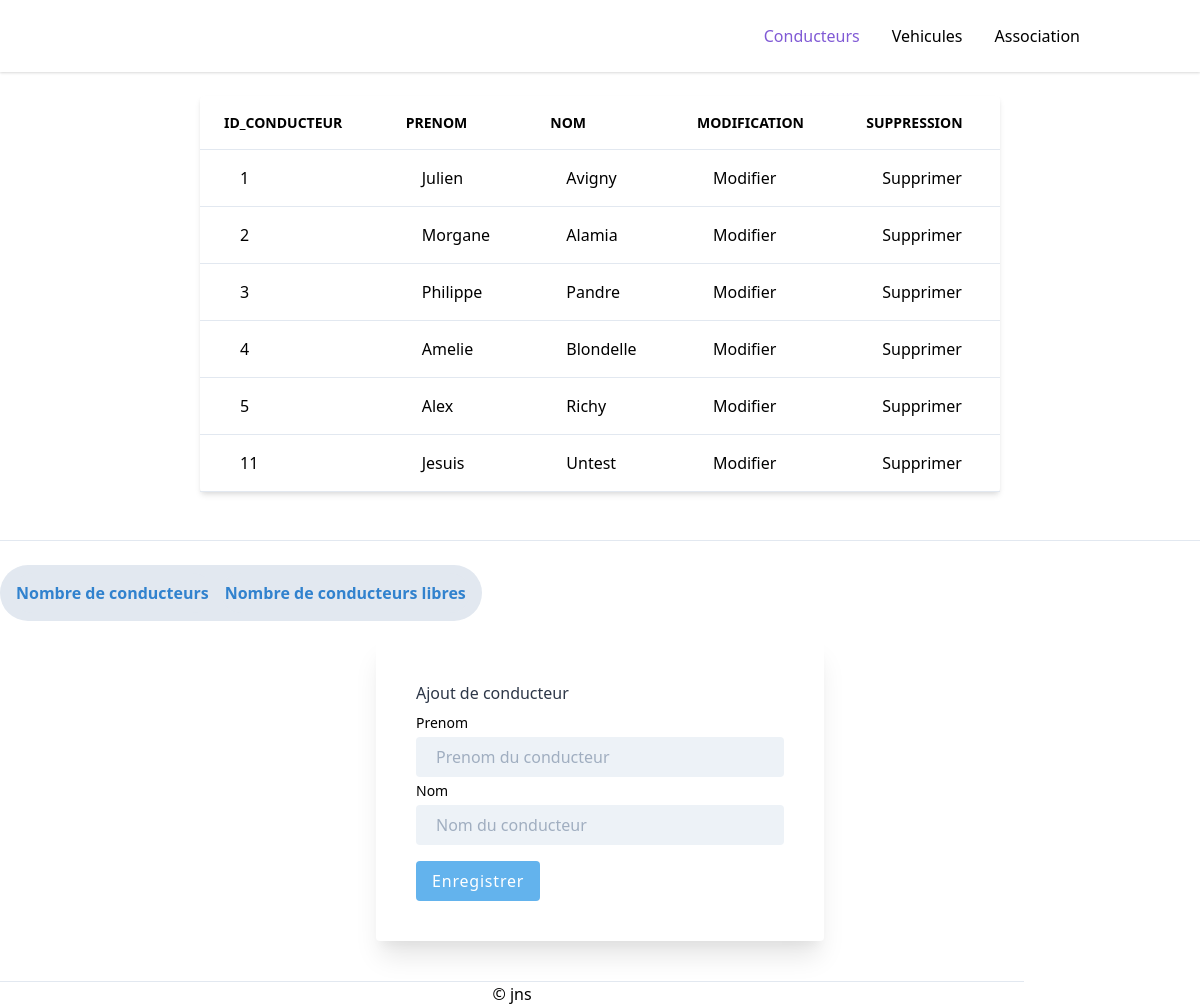
The page /eval_poo_php/conducteur.php on the database its author committed.
### tables this page shows
CREATE TABLE `conducteur` (
  `id_conducteur` int(11) NOT NULL,
  `prenom` varchar(30) NOT NULL,
  `nom` varchar(30) NOT NULL
);

### eval_poo_php/conducteur.php (the view, shortened to what this page needs)
<?php
require_once 'inc/init.php';
require_once 'inc/header.php';
?>
<ul class="flex flex-col mt-4 -mx-4 pt-4 border-t md:flex-row md:items-center md:mx-0 md:ml-auto md:mt-0 md:pt-0 md:border-0">
        <li>
          <a class="block px-4 py-1 md:p-2 lg:px-4 text-purple-600" href="conducteur.php" title="">Conducteurs</a>
        </li>
        <li>
          <a class="block px-4 py-1 md:p-2 lg:px-4" href="vehicule.php" title="">Vehicules</a>
        </li>
        <li>
          <a class="block px-4 py-1 md:p-2 lg:px-4" href="association.php" title="">Association</a>
        </li>
      </ul>
    </div>
  </div>
</nav>
<div class="w-2/3 mx-auto">
  <div class="bg-white shadow-md rounded my-6">
    <table class="text-left w-full border-collapse">
    <thead>
        <tr>
          <th class="py-4 px-6 bg-grey-lightest font-bold uppercase text-sm text-grey-dark border-b border-grey-light">id_conducteur</th>
          <th class="py-4 px-6 bg-grey-lightest font-bold uppercase text-sm text-grey-dark border-b border-grey-light">prenom</th>
          <th class="py-4 px-6 bg-grey-lightest font-bold uppercase text-sm text-grey-dark border-b border-grey-light">nom</th>
          <th class="py-4 px-6 bg-grey-lightest font-bold uppercase text-sm text-grey-dark border-b border-grey-light">modification</th>
          <th class="py-4 px-6 bg-grey-lightest font-bold uppercase text-sm text-grey-dark border-b border-grey-light">suppression</th>
        </tr>
    </thead>
    <tbody>
<?php
        $resultat = $pdo->query('SELECT * FROM conducteur');
        $donnees = $resultat->fetchAll(PDO::FETCH_ASSOC);
            foreach($donnees as $indice => $conducteur){
                echo '<tr class="hover:bg-grey-lighter">';
                  echo '<td class="py-4 px-6 border-b border-grey-light"><span class="ml-4 ">'.$conducteur['id_conducteur'].'</span></td>';
                  echo '<td class="py-4 px-6 border-b border-grey-light"><span class="ml-4 ">'.$conducteur['prenom'].'</span></td>';
                  echo '<td class="py-4 px-6 border-b border-grey-light"><span class="ml-4 ">'.$conducteur['nom'].'</span></td>';
                  echo '<td class="py-4 px-6 border-b border-grey-light"><span class="ml-4 "><button OnClick="modifyDriver('.$conducteur['id_conducteur'].')">Modifier</button></td>';
                  echo '<td class="py-4 px-6 border-b border-grey-light"><span class="ml-4 "><button OnClick="deleteDriver('.$conducteur['id_conducteur'].')">Supprimer</button></tr>';
            }
?>
    </tbody>
    </table>
  </div>
</div>
<br>
<hr>
<br>
<div id="result">
<div>
<div style="margin: 0 auto;:center" class="inline-flex" id="main_menu">
    <ul class="flex flex-wrap p-1 md:p-2 sm:bg-gray-300 sm:rounded-full text-sm md:text-base" id="menu_nav">
        <li class="relative mx-1 px-1 py-2 group bg-gray-300 rounded-full mb-1 md:mb-0" id="button_home">
            <button class="font-semibold whitespace-no-wrap text-blue-600 hover:text-blue-800" id="driverscount" value="driverscount">
                <span>Nombre de conducteurs</span>
            </button>
        </li>
        <li class="relative mx-1 px-1 py-2 group bg-gray-300 rounded-full mb-1 md:mb-0" id="button_home">
            <button class="font-semibold whitespace-no-wrap text-blue-600 hover:text-blue-800" id="freedriverscount" value="freedriverscount">
                <span>Nombre de conducteurs libres</span>
            </button>
        </li>
    </ul>
</div>
<div class="leading-loose w-2/5 mx-auto">
  <form class="max-w-xl m-4 p-10 bg-white rounded shadow-xl" method="post" action="">
    <p class="text-gray-800 font-medium">Ajout de conducteur</p>
    <div class="">
      <label class="block text-sm text-gray-00" for="titre">Prenom</label>
      <input class="w-full px-5 py-1 text-gray-700 bg-gray-200 rounded" id="prenom" name="prenom" type="text" require placeholder="Prenom du conducteur" aria-label="Email">
    </div>
    <div class="">
      <label class="block text-sm text-gray-00" for="adresse">Nom</label>
      <input class="w-full px-5 py-1 text-gray-700 bg-gray-200 rounded" id="nom" name="nom" type="text" require placeholder="Nom du conducteur" aria-label="Email">
    </div>
    <div class="mt-4">
      <button class="px-4 py-1 text-white font-light tracking-wider bg-blue-400 rounded" type="submit" value="enregistrer"> Enregistrer </button>
    </div>
  </form>
</div>
<br>
<?php
require_once 'inc/footer.php';
?>

### rows shown on the page
conducteur: id_conducteur "1", prenom "Julien", nom "Avigny"
conducteur: id_conducteur "2", prenom "Morgane", nom "Alamia"
conducteur: id_conducteur "3", prenom "Philippe", nom "Pandre"
conducteur: id_conducteur "4", prenom "Amelie", nom "Blondelle"
conducteur: id_conducteur "5", prenom "Alex", nom "Richy"
conducteur: id_conducteur "11", prenom "Jesuis", nom "Untest"
